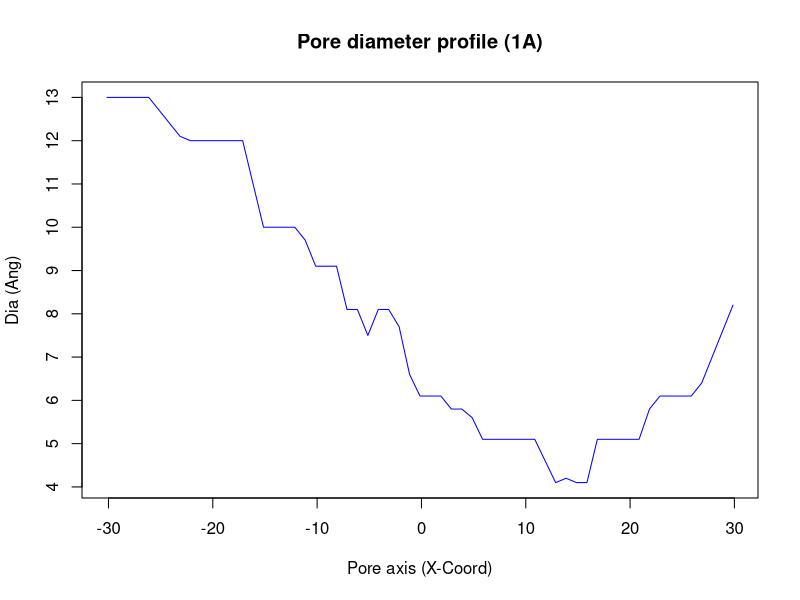

Source code (R):
TAB <- read.table("sphere2-fm.txt", header=FALSE)
postscript("chikv6khexamer-Rplot.eps", horizontal=FALSE, onefile=FALSE,
                  height=4, width=4, pointsize=10)
plot(TAB, type="l", col="blue", xlab="Pore axis (X-Coord)", ylab="Dia (Ang)", main="Pore diameter profile (1A)", lab=c(8, 10, 12))
dev.off()
q()
